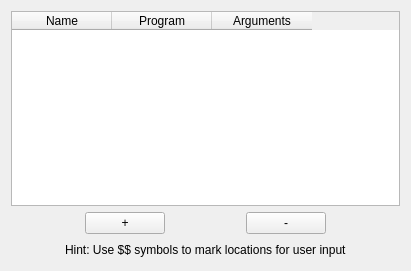
<?xml version="1.0" encoding="UTF-8"?>
<ui version="4.0">
 <class>Dlg</class>
 <widget class="QWidget" name="Dlg">
  <property name="geometry">
   <rect>
    <x>0</x>
    <y>0</y>
    <width>411</width>
    <height>271</height>
   </rect>
  </property>
  <property name="cursor">
   <cursorShape>ArrowCursor</cursorShape>
  </property>
  <property name="windowTitle">
   <string>Runner - Launch custom commands</string>
  </property>
  <layout class="QVBoxLayout">
   <item>
    <widget class="DropTableWidget" name="table">
     <property name="verticalScrollMode">
      <enum>QAbstractItemView::ScrollPerPixel</enum>
     </property>
     <property name="sortingEnabled">
      <bool>false</bool>
     </property>
     <property name="wordWrap">
      <bool>false</bool>
     </property>
     <property name="columnCount">
      <number>3</number>
     </property>
     <attribute name="verticalHeaderDefaultSectionSize">
      <number>5</number>
     </attribute>
     <column>
      <property name="text">
       <string>Name</string>
      </property>
     </column>
     <column>
      <property name="text">
       <string>Program</string>
      </property>
     </column>
     <column>
      <property name="text">
       <string>Arguments</string>
      </property>
     </column>
    </widget>
   </item>
   <item>
    <layout class="QHBoxLayout">
     <item>
      <spacer>
       <property name="orientation">
        <enum>Qt::Horizontal</enum>
       </property>
       <property name="sizeHint" stdset="0">
        <size>
         <width>40</width>
         <height>20</height>
        </size>
       </property>
      </spacer>
     </item>
     <item>
      <widget class="QPushButton" name="tableNew">
       <property name="text">
        <string>+</string>
       </property>
      </widget>
     </item>
     <item>
      <spacer>
       <property name="orientation">
        <enum>Qt::Horizontal</enum>
       </property>
       <property name="sizeHint" stdset="0">
        <size>
         <width>40</width>
         <height>20</height>
        </size>
       </property>
      </spacer>
     </item>
     <item>
      <widget class="QPushButton" name="tableRemove">
       <property name="text">
        <string>-</string>
       </property>
      </widget>
     </item>
     <item>
      <spacer>
       <property name="orientation">
        <enum>Qt::Horizontal</enum>
       </property>
       <property name="sizeHint" stdset="0">
        <size>
         <width>40</width>
         <height>20</height>
        </size>
       </property>
      </spacer>
     </item>
    </layout>
   </item>
   <item>
    <layout class="QHBoxLayout">
     <item>
      <spacer>
       <property name="orientation">
        <enum>Qt::Horizontal</enum>
       </property>
       <property name="sizeHint" stdset="0">
        <size>
         <width>40</width>
         <height>20</height>
        </size>
       </property>
      </spacer>
     </item>
     <item>
      <widget class="QLabel" name="label_2">
       <property name="text">
        <string>Hint: Use $$ symbols to mark locations for user input</string>
       </property>
      </widget>
     </item>
     <item>
      <spacer>
       <property name="orientation">
        <enum>Qt::Horizontal</enum>
       </property>
       <property name="sizeHint" stdset="0">
        <size>
         <width>40</width>
         <height>20</height>
        </size>
       </property>
      </spacer>
     </item>
    </layout>
   </item>
  </layout>
 </widget>
 <customwidgets>
  <customwidget>
   <class>DropTableWidget</class>
   <extends>QTableWidget</extends>
   <header>DropTableWidget.h</header>
  </customwidget>
 </customwidgets>
 <resources/>
 <connections/>
</ui>
